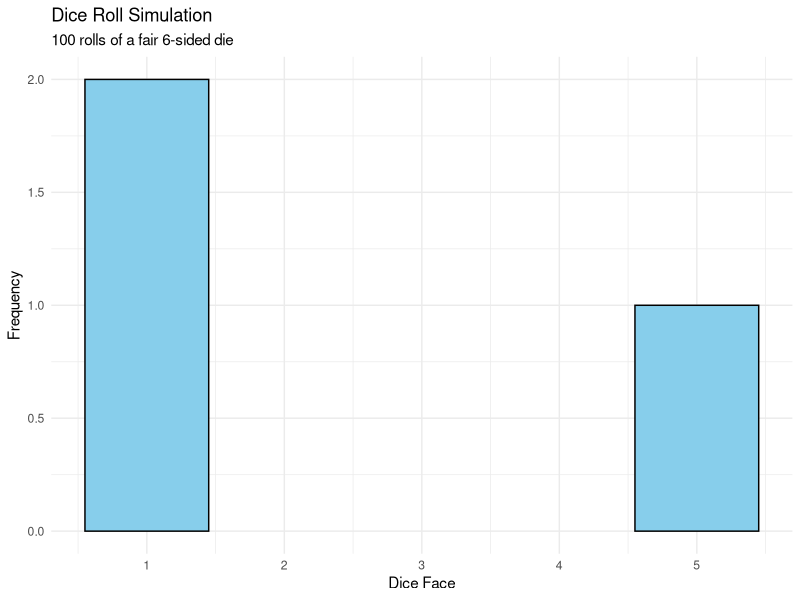

Write the R code that produced this figure.
# Fun Dice Roller in R!

# 1. Set up the dice roll function
roll_dice <- function(num_rolls = 10) {
  # Roll a fair 6-sided die 'num_rolls' times
  rolls <- sample(1:6, size = num_rolls, replace = TRUE)
  return(rolls)
}

# 2. Roll the dice 100 times!
set.seed(42) # Ensures reproducibility (so we can "cheat" a little)
dice_rolls <- roll_dice(3)

# 3. Visualize the result
library(ggplot2)
ggplot(data.frame(roll = dice_rolls), aes(x = roll)) +
  geom_bar(fill = "skyblue", color = "black") +
  theme_minimal() +
  labs(
    title = "Dice Roll Simulation",
    subtitle = "100 rolls of a fair 6-sided die",
    x = "Dice Face",
    y = "Frequency"
  )

# 4. Fun message
cat("The dice has been rolled! Let's see if you're lucky today... 🎲\n")
